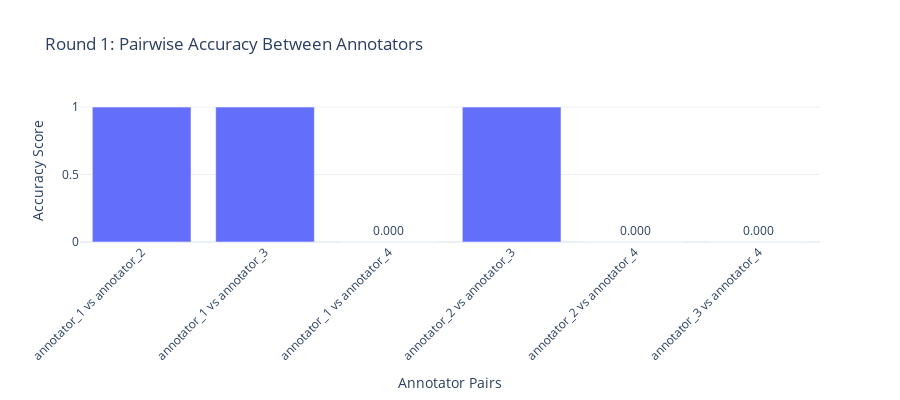

The code cell stored with this chart in its notebook:
### Code cell
# =============================================================================
# DETAILED INDIVIDUAL PLOTS
# =============================================================================

# 1. Detailed Pairwise Agreement Analysis for Round 1
print("Detailed Pairwise Analysis - Round 1")
print("-" * 40)

pairwise_results_r1 = []
for i, ann1 in enumerate(round_1.columns):
    for j, ann2 in enumerate(round_1.columns):
        if i < j:
            acc = accuracy_score(round_1[ann1], round_1[ann2])
            pairwise_results_r1.append({"Pair": f"{ann1} vs {ann2}", "Accuracy": acc, "Annotator_1": ann1, "Annotator_2": ann2})

pairwise_df_r1 = pd.DataFrame(pairwise_results_r1)
print(pairwise_df_r1)

# Visualize pairwise agreements for Round 1
fig_r1 = px.bar(pairwise_df_r1, x="Pair", y="Accuracy", title="Round 1: Pairwise Accuracy Between Annotators", labels={"Accuracy": "Accuracy Score", "Pair": "Annotator Pairs"}, text="Accuracy")
fig_r1.update_traces(texttemplate="%{text:.3f}", textposition="outside")
fig_r1.update_layout(height=400, xaxis_tickangle=-45)
fig_r1.show()

### Figure 1 — Plotly figure (JSON) as saved in the notebook; plotly's stock layout.template omitted (floating-point values rounded to 4 significant figures)
{"data": [{"hovertemplate": "Annotator Pairs=%{x}<br>Accuracy Score=%{text}<extra></extra>", "legendgroup": "", "marker": {"color": "#636efa", "pattern": {"shape": ""}}, "name": "", "orientation": "v", "showlegend": false, "text": [1.0, 1.0, 0.0, 1.0, 0.0, 0.0], "textposition": "outside", "texttemplate": "%{text:.3f}", "type": "bar", "x": ["annotator_1 vs annotator_2", "annotator_1 vs annotator_3", "annotator_1 vs annotator_4", "annotator_2 vs annotator_3", "annotator_2 vs annotator_4", "annotator_3 vs annotator_4"], "xaxis": "x", "y": [1.0, 1.0, 0.0, 1.0, 0.0, 0.0], "yaxis": "y"}], "layout": {"barmode": "relative", "height": 400, "legend": {"tracegroupgap": 0}, "title": {"text": "Round 1: Pairwise Accuracy Between Annotators"}, "xaxis": {"anchor": "y", "domain": [0, 1], "tickangle": -45, "title": {"text": "Annotator Pairs"}}, "yaxis": {"anchor": "x", "domain": [0, 1], "title": {"text": "Accuracy Score"}}}}
